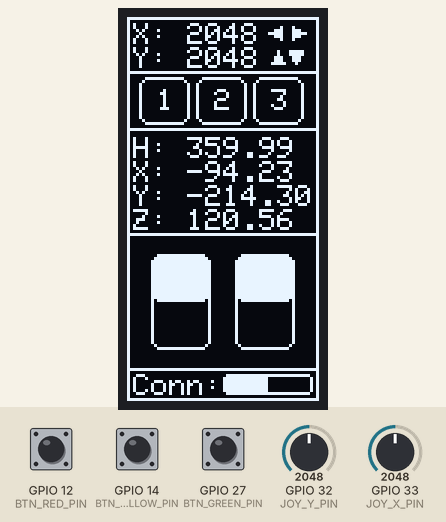
Recording of a program running on a simulated ESP32. Parts: 64×128 one-colour display. The test bench sets the inputs (shaded band); at power-on: GPIO 32 (JOY_Y_PIN) = 2048, GPIO 33 (JOY_X_PIN) = 2048, GPIO 12 (BTN_RED_PIN) HIGH, GPIO 14 (BTN_YELLOW_PIN) HIGH, GPIO 27 (BTN_GREEN_PIN) HIGH. The display library's start-up logo is not drawn; what the program prints to the serial monitor is not drawn.

Above: at 3.2 s.
3.3 s: GPIO 32 (JOY_Y_PIN) set to 2866
At 4.2 s:
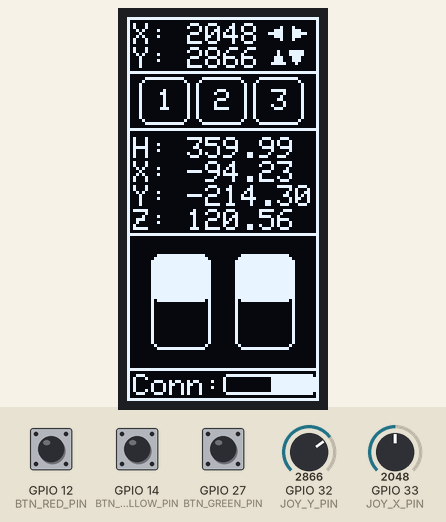
4.8 s: GPIO 33 (JOY_X_PIN) set to 2866
At 5.6 s:
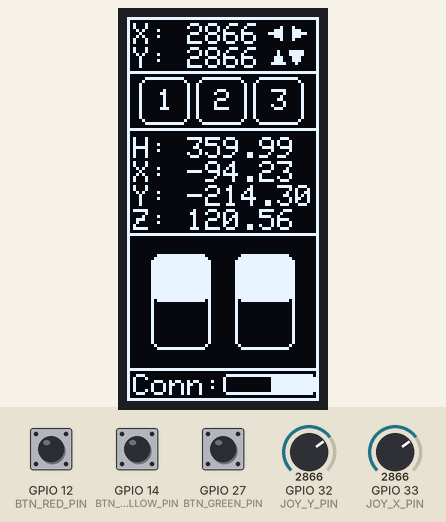
6.3 s: GPIO 12 (BTN_RED_PIN) pulled LOW for 0.15 s
At 7.4 s:
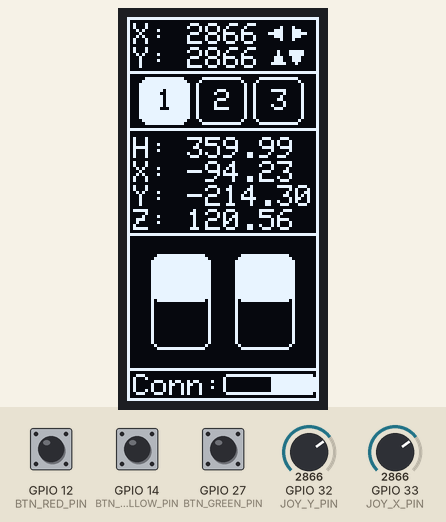
7.9 s: GPIO 14 (BTN_YELLOW_PIN) pulled LOW for 0.15 s
At 8.5 s:
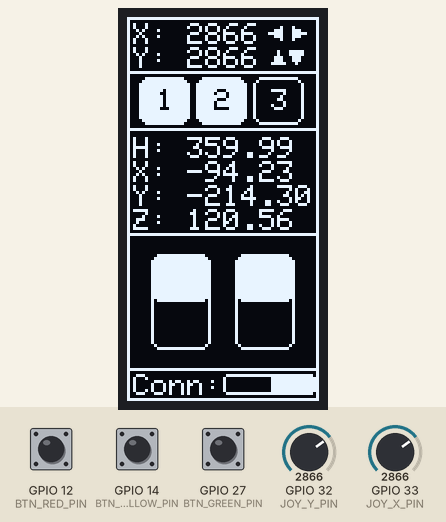
9.5 s: GPIO 27 (BTN_GREEN_PIN) pulled LOW for 0.15 s
At 9.9 s:
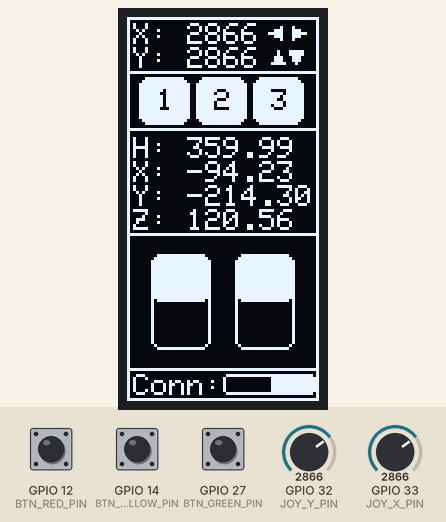
11.1 s: GPIO 12 (BTN_RED_PIN) pulled LOW for 1 s
At 12.2 s:
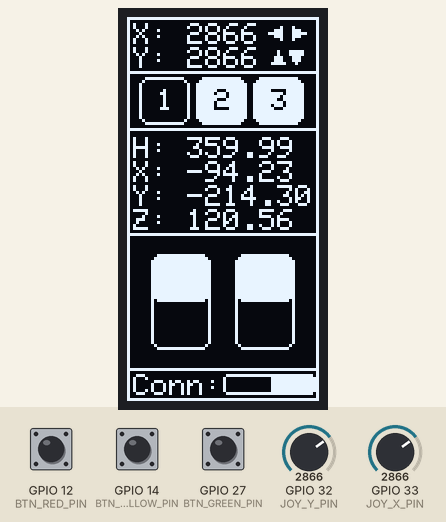
Timing chart, 0 to 14.1 s (numbered marks = the images above; inputs shaded):
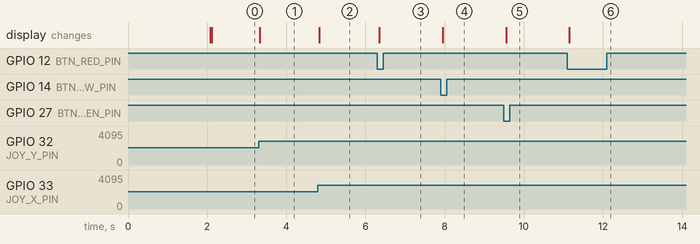

Measured:
- after the input at 3.3 s, the display: changes at once (image 1)
- after the input at 4.8 s, the display: changes at once (image 2)
- after the input at 6.3 s, the display: changes after 0.05 s (image 3)
- after the input at 7.9 s, the display: changes after 0.05 s (image 4)
- after the input at 9.5 s, the display: changes after 0.05 s (image 5)
- after the input at 11.1 s, the display: changes after 0.05 s (image 6)

The program:

main.cpp
```cpp
#include <Arduino.h>
#include <Bounce2.h>
#include "WiFi.h"
#include "esp_now.h"

#include "esp_controller/config.h"
#include "esp_controller/Controller_Data.h"
#include "esp_controller/controller_display.h"

#include "TeenyBot/Robot_Data.h"

#define SERIAL Serial
#define pwmWrite ledcWrite

// ESP-Now configuration and Variables
#define DEVICE_NAME "ESP32_Controller"
uint8_t broadcastAddress[] = {0x94, 0xB9, 0x7E, 0xFA, 0xD9, 0x24};
esp_now_peer_info_t peerInfo;
RobotData receivedRobotData = {255, 0, 0, false, 0};

Bounce2::Button btnGreen = Bounce2::Button();
Bounce2::Button btnYellow = Bounce2::Button();
Bounce2::Button btnRed = Bounce2::Button();

// assign impossible data to force inital drawing before it's overwritten with valid old data
ControllerData oldCntlData = {500, 500, false, false, false, false, 0};
ControllerData cntlData = {0, 0, false, false, false, false, 0};

unsigned long previousLoopTime = 0;
unsigned long previousSendTime = 0;
const unsigned long sendInterval = 200;  // Send interval in milliseconds
const unsigned long loopInterval = 10;  // Loop interval in milliseconds


void pwmSetup(int pin, int channel, int frequency, int resolution){
  ledcSetup(channel, frequency, resolution);
  ledcAttachPin(pin, channel);
}

int applyDeadZone(int value, int centerVal, int threshold) {
    if (value > centerVal + threshold || value < centerVal - threshold ) {
        return value;
    } else {
        return centerVal;
    }
}

void readJoyStick(ControllerData *ControllerData, int xPin, int yPin){
  ControllerData->x = analogRead(xPin);
  ControllerData->y = analogRead(yPin);
  // map the values
  // ControllerData->x = map(ControllerData->x, 0, 4095, -255, 255);
  // ControllerData->y = map(ControllerData->y, 0, 4095, -255, 255);
  // apply the deadzone filtering
  ControllerData->x = applyDeadZone(ControllerData->x, JOY_CENTER_VAL, DEADZONE_THRESHOLD);
  ControllerData->y = applyDeadZone(ControllerData->y, JOY_CENTER_VAL , DEADZONE_THRESHOLD);
}

void updateButtons(ControllerData *ControllerData){
  btnRed.update();
  if(btnRed.pressed()){
    ControllerData->button1 = ControllerData->button1 ? false : true; // toggle the value
  }
  btnYellow.update();
  if(btnYellow.pressed()){
    ControllerData->button2 = ControllerData->button2 ? false : true; // toggle the value
  }
  btnGreen.update();
  if(btnGreen.pressed()){
    ControllerData->button3 = ControllerData->button3 ? false : true; // toggle the value
  }
}

// Callback when data is received
void OnDataRecv(const uint8_t * mac, const uint8_t *incomingData, int len) {
  memcpy(&receivedRobotData, incomingData, sizeof(receivedRobotData));
  // Serial.print("Bytes received: ");
  // Serial.println(len);
}

// Callback when data is sent
void OnDataSent(const uint8_t *mac_addr, esp_now_send_status_t status) {
  // Serial.print("\r\nLast Packet Send Status: ");
  // Serial.println(status == ESP_NOW_SEND_SUCCESS ? "Delivery Success" : "Delivery Fail");
  if (status == 0){
    // Delivery Success :)
    cntlData.failedCount = 0;
    cntlData.connected = true;
  }
  else{
    // Delivery Fail :(
    if (cntlData.failedCount < 3)
    {
      cntlData.failedCount++;
    }else if (cntlData.failedCount >= 3){
      cntlData.connected = false;
    }
  }
}

void setup_esp_now(){
  WiFi.mode(WIFI_MODE_STA);
  Serial.print("MAC Address: ");
  Serial.println(WiFi.macAddress());

  // Init ESP-NOW
  if (esp_now_init() != ESP_OK) {
    Serial.println("Error initializing ESP-NOW");
    return;
  }
  // Once ESPNow is successfully Init, we will register for Send CB to
  // get the status of Transmitted packet
  esp_now_register_send_cb(OnDataSent);

  // Register peer
  memcpy(peerInfo.peer_addr, broadcastAddress, 6);
  peerInfo.channel = 0;
  peerInfo.encrypt = false;

  // Add peer
  if (esp_now_add_peer(&peerInfo) != ESP_OK){
    Serial.println("Failed to add peer");
    return;
  }
  // Register for a callback function that will be called when data is received
  esp_now_register_recv_cb(OnDataRecv);
}

void sendData(ControllerData* data) {
  esp_err_t result = esp_now_send(broadcastAddress, (uint8_t *) data, sizeof((*data)));
  if (result == ESP_OK) {
    Serial.println("Sent with success");
  }
  else {
    Serial.println("Error sending the data");
  }
}

void setup() {
  SERIAL.begin(115200);

  //start the screen
  setupDisplay();

  // ESP-Now Initialisation
  setup_esp_now();

  pinMode(JOY_X_PIN, INPUT);
  pinMode(JOY_Y_PIN, INPUT);

  //setup buttons
  btnRed.attach(BTN_RED_PIN, INPUT_PULLUP);
  btnRed.interval(DEBOUNCE_TIME);
  btnRed.setPressedState(LOW);

  btnYellow.attach(BTN_YELLOW_PIN, INPUT_PULLUP);
  btnYellow.interval(DEBOUNCE_TIME);
  btnYellow.setPressedState(LOW);

  btnGreen.attach(BTN_GREEN_PIN, INPUT_PULLUP);
  btnGreen.interval(DEBOUNCE_TIME);
  btnGreen.setPressedState(LOW);
}

void loop() {
  unsigned long currentMillis = millis();
  // Main loop code runs every 10 milliseconds
  if (currentMillis - previousLoopTime >= loopInterval) {
    previousLoopTime = currentMillis;

    // Preform Main loop tasks here
    updateButtons(&cntlData);
    // read the joystick values
    readJoyStick(&cntlData, JOY_X_PIN, JOY_Y_PIN);

    // Check if it's time to send the data
    if (currentMillis - previousSendTime >= sendInterval) {
      previousSendTime = currentMillis;

      // FLIP the Joy Y axis value (Mount the Stick wrong)
      // cntlData.y *= -1;
      // data.x *= -1;

      // Send the data
      sendData(&cntlData);

      // Print the controller data
      SERIAL.print(cntlData.button1);
      SERIAL.print(",");
      SERIAL.print(cntlData.button2);
      SERIAL.print(",");
      SERIAL.print(cntlData.button3);
      SERIAL.print(",");
      SERIAL.print(cntlData.x);
      SERIAL.print(",");
      SERIAL.print(cntlData.y);
      SERIAL.print(",");
      SERIAL.print(cntlData.failedCount);
      SERIAL.print(",");
      SERIAL.print(cntlData.connected);
      SERIAL.print(",");
      SERIAL.print(receivedRobotData.maxSpeed);
      SERIAL.print(",");
      SERIAL.print(receivedRobotData.curSpeedL);
      SERIAL.print(",");
      SERIAL.print(receivedRobotData.curSpeedR);
      SERIAL.println();

    }

    //check if data has changed before displaying
    if (!compareControllerData(oldCntlData, cntlData)){
      //display it to the controller screen
      // displayData(&data);
      displayGUIData(&cntlData, &receivedRobotData);
    }
  }

  // copy and store the data in an 'old' space ready for next pass
  oldCntlData = cntlData;
}
```

Robot_Data.h
```cpp
#ifndef ROBOT_DATA_H
#define ROBOT_DATA_H

#include <Arduino.h>

// Struct containing the Robot information
struct RobotData {
    int maxSpeed;
    int curSpeedL;
    int curSpeedR;
    // Connected?
    bool connected;
    uint8_t failedCount;
    // char macAddr[18]; //Eg.0C:B8:15:F8:C2:68
};


/// @brief Compare two RobotData struct to see if they have any differences in the data they contain
/// @param a Struct 'a' to compare against 'b'
/// @param b Struct 'b' to compare against 'a'
/// @return Returns true if no difference is found, else false as the data inside is different
inline bool compareRobotData(RobotData a, RobotData b){
    if(
        a.maxSpeed != b.maxSpeed ||
        a.curSpeedL != b.curSpeedL ||
        a.curSpeedR != b.curSpeedR ||
        a.connected != b.connected)
        return false;
    return true;
}

#endif
```

Controller_Data.h
```cpp
#ifndef CONTROLLER_DATA_H
#define CONTROLLER_DATA_H

#include <Arduino.h>

// Struct containing the Controller state information
struct ControllerData {
    int x;
    int y;
    bool button1;
    bool button2;
    bool button3;
    // Connected to the robot?
    bool connected;
    uint8_t failedCount;
    // char macAddr[18]; //Eg.0C:B8:15:F8:C2:68
};


/// @brief Compare two ControllerData struct to see if they have any differences in the data they contain
/// @param a Struct 'a' to compare against 'b'
/// @param b Struct 'b' to compare against 'a'
/// @return Returns true if no difference is found, else false as the data inside is different
inline bool compareControllerData(ControllerData a, ControllerData b){
    if(
        a.x != b.x ||
        a.y != b.y ||
        a.button1 != b.button1 ||
        a.button2 != b.button2 ||
        a.button3 != b.button3 ||
        a.connected != b.connected)
        return false;
    return true;
}

#endif
```

controller_display.cpp
```cpp
#include "controller_display.h"

//Create a Wire connection object with my I2C pins
TwoWire screenWire(0);
// create display code object
Adafruit_SSD1306 display(SCREEN_WIDTH, SCREEN_HEIGHT, &screenWire, OLED_RESET);

void setupDisplay(){
    //Written with the aid of: https://github.com/adafruit/Adafruit_SSD1306/blob/master/examples/ssd1306_128x64_i2c/ssd1306_128x64_i2c.ino
    screenWire.setPins(22, 23);
    // set the i2c pins for the screen 12c bus connection
    if(!screenWire.begin()){
        Serial.println(F("screenWire Failed to begin"));
    }

    if(!display.begin(SSD1306_SWITCHCAPVCC, SCREEN_ADDRESS)) {
        Serial.println(F("SSD1306 allocation failed"));
        for(;;); // Don't proceed, loop forever
    }

    // Show initial display buffer contents on the screen --
    // the library initializes this with an Adafruit splash screen.
    display.display();
    delay(2000); // Pause for 2 seconds
    // Clear the buffer
    display.clearDisplay();

    //rotate the screen sidewards degrees
    display.setRotation(1);

    //set the display's text parameters
    display.setTextColor(WHITE);
    display.setTextSize(1);
    display.setCursor(0,0);

    display.clearDisplay();
    display.display();

    Serial.println(F("Display Setup finished"));
}

void displayGUIData(ControllerData* cntlData, RobotData* robotData){
    display.clearDisplay();
    // draw axis illustration arrow
    display.fillTriangle(48, 15, 50, 11, 52, 15, 1);
    display.fillTriangle(54, 11, 56, 15, 58, 11, 1);
    display.fillTriangle(55, 3, 55, 7, 59, 5, 1);
    display.fillTriangle(51, 3, 51, 7, 47, 5, 1);
    // draw the frames
    display.drawRect(0, 0, SCREEN_HEIGHT, 19, 1);
    display.drawRect(0, 18, SCREEN_HEIGHT, 20, 1);
    display.drawRect(0, 0, SCREEN_HEIGHT, SCREEN_WIDTH, 1);
    display.drawRect(0, 0, SCREEN_HEIGHT, 19, 1);
    display.drawRect(0, SCREEN_WIDTH - 11, SCREEN_HEIGHT, 11, 1);
    display.drawRect(0, 37, SCREEN_HEIGHT, 36, 1); // IMU Data frame

    //set the text size
    display.setTextSize(1);

    // draw the button outline OR fill (it Button toggle True)
    if (cntlData->button1){
        display.setTextColor(BLACK, WHITE);
        display.fillRoundRect(4, 20, 17, 16, 3, 1);
    }else{
        display.setTextColor(WHITE);
        display.drawRoundRect(4, 20, 17, 16, 3, 1);
    }
    display.setCursor(10, 24);
    display.print("1");

    if (cntlData->button2){
        display.setTextColor(BLACK, WHITE);
        display.fillRoundRect(23, 20, 17, 16, 3, 1);
    }else{
        display.setTextColor(WHITE);
        display.drawRoundRect(23, 20, 17, 16, 3, 1);
    }
    display.setCursor(29, 24);
    display.print("2");

    if (cntlData->button3){
        display.setTextColor(BLACK, WHITE);
        display.fillRoundRect(42, 20, 17, 16, 3, 1);
    }else{
        display.setTextColor(WHITE);
        display.drawRoundRect(42, 20, 17, 16, 3, 1);
    }
    display.setCursor(48, 24);
    display.print("3");

    // draw the x and y values of the joystick
    display.setTextColor(WHITE);
    display.setCursor(2, 2);
    display.print("X: ");
    display.println(cntlData->x);
    display.setCursor(2, 10);
    display.print("Y: ");
    display.println(cntlData->y);

    // draw the IMU Data (MOCKED RIGHT NOW)
    display.setCursor(2, 40);
    display.print("H: ");
    display.println("359.99");
    display.setCursor(2, 48);
    display.print("X: ");
    display.println("-94.23");
    display.setCursor(2, 56);
    display.print("Y: ");
    display.println("-214.30");
    display.setCursor(2, 64);
    display.print("Z: ");
    display.println("120.56");

    // show if controller is connected to the robot
    display.setCursor(2, SCREEN_WIDTH - 9);
    display.print("Conn: ");
    // display.setCursor(32, SCREEN_WIDTH - 10);
    display.drawRoundRect(32, SCREEN_WIDTH - 9, 30, 7, 2, 1);
    if (cntlData->connected){
        display.fillRoundRect(48, SCREEN_WIDTH - 9, 15, 7, 2, 1);
    }else{
        display.fillRoundRect(32, SCREEN_WIDTH - 9, 15, 7, 2, 1);
    }

    // Draw vertical speed bar frames and current levels
    display.drawRoundRect(8, 79, 20, 32, 3, 1); // left bar Frame
    display.drawRoundRect(36, 79, 20, 32, 3, 1); // Right bar frame
    uint8_t fillL = (uint8_t)(map(robotData->curSpeedL, -robotData->maxSpeed, robotData->maxSpeed, 0, 32));
    uint8_t fillR = (uint8_t)(map(robotData->curSpeedR, -robotData->maxSpeed, robotData->maxSpeed, 0, 32));
    // uint8_t fillLPos = (uint8_t)(79 + fillL);
    // uint8_t fillRPos = (uint8_t)(79 + fillR);
    display.fillRoundRect(8, 79, 20, fillL, 3, 1); // left bar frame
    display.fillRoundRect(36, 79, 20, fillR, 3, 1); // Right bar frame


    // display.println(data->connected);
    display.display();
}

void displayData(ControllerData* cntlData, RobotData* robotData){
    display.clearDisplay();
    display.setCursor(0,0);
    display.print("X: ");
    display.println(cntlData->x);
    display.print("Y: ");
    display.println(cntlData->y);
    display.display();
    display.print("btn1: ");
    display.println(cntlData->button1);
    display.display();
    display.print("btn2: ");
    display.println(cntlData->button2);
    display.display();
    display.print("btn3: ");
    display.println(cntlData->button3);
    display.display();
    display.print("Conn: ");
    display.println(cntlData->connected);
    display.display();
    display.print("maxSp: ");
    display.println(robotData->maxSpeed);
    display.display();
    display.print("curSpL: ");
    display.println(robotData->curSpeedL);
    display.display();
    display.print("curSpR: ");
    display.println(robotData->curSpeedR);
    display.display();
}
```

controller_display.h
```cpp
#ifndef CONTROLLER_DISPLAY_H
#define CONTROLLER_DISPLAY_H
#include <Arduino.h>
#include <Wire.h>
#include <Adafruit_GFX.h>
#include <Adafruit_SSD1306.h>
#include "Controller_Data.h"
#include "TeenyBot/Robot_Data.h"

#define SCREEN_ADDRESS 0x3C // Check Board OR datasheet

#define SCREEN_WIDTH 128 // OLED display width, in pixels
#define SCREEN_HEIGHT 64 // OLED display height, in pixels

#define OLED_RESET     -1 // Reset pin # (or -1 if sharing Arduino reset pin)

extern TwoWire screenWire;
extern Adafruit_SSD1306 display;

void setupDisplay();
void displayGUIData(ControllerData* cntlData, RobotData* robotData);
void displayData(ControllerData* cntlData, RobotData* robotData);

#endif
```

config.h
```cpp
#ifndef CONFIG_H
#define CONFIG_H

#include <Arduino.h>

// Controller Config
#define NUM_OF_BTN 3
#define DEBOUNCE_TIME 20
#define JOY_CENTER_VAL 2048
#define DEADZONE_THRESHOLD 160
#define MAX_SPEED 255

// PIN Config
#define BTN_RED_PIN 12
#define BTN_YELLOW_PIN 14
#define BTN_GREEN_PIN 27

#define JOY_X_PIN 33
#define JOY_Y_PIN 32


#endif
```
